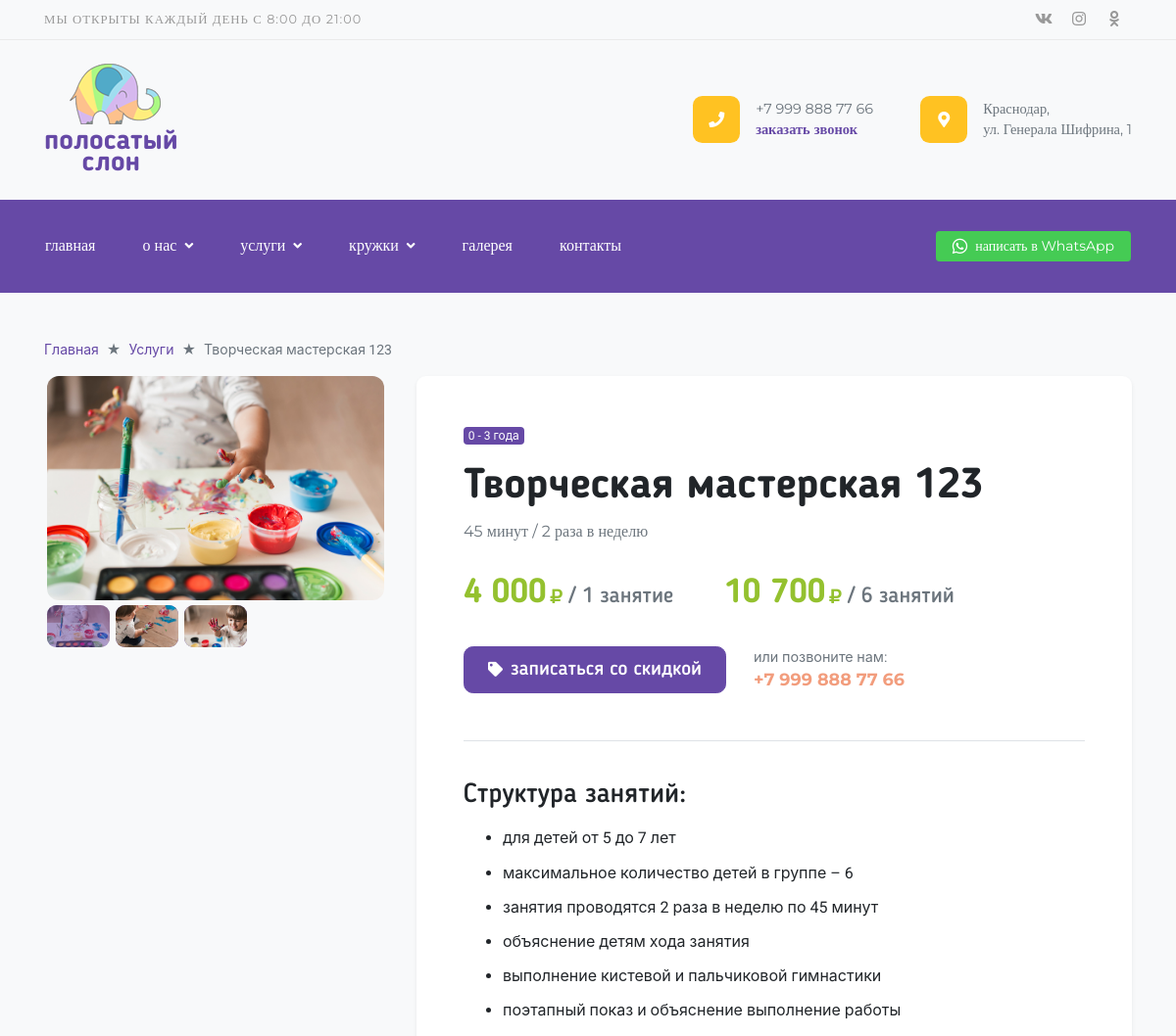
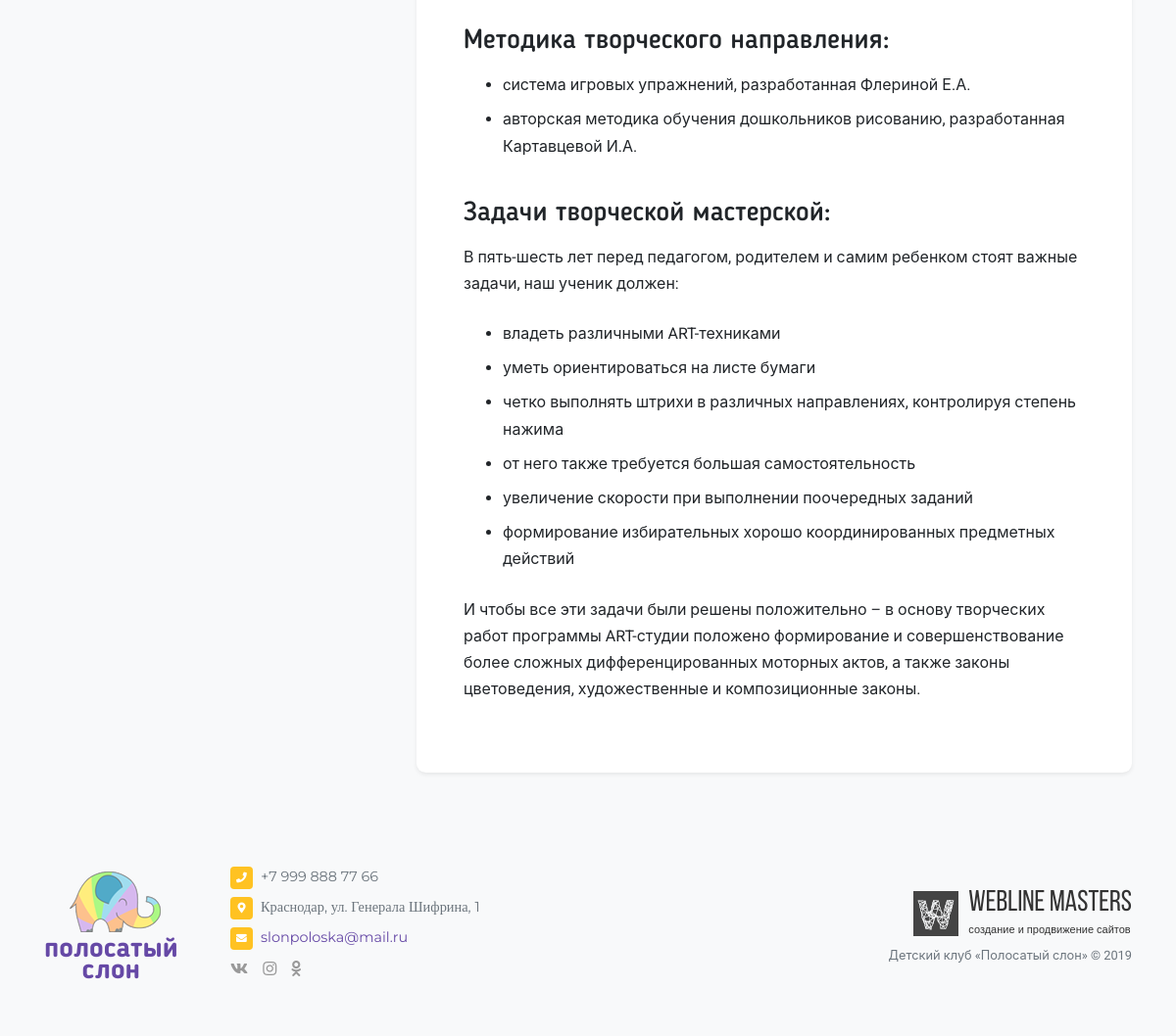
The app's page /services/type/service/tvorcheskaya-masterskaya-123/ with its own data (2 pictures, top to bottom).
### contacts/models.py (models this page shows, shortened)
class Social(models.Model):
    name = models.CharField(max_length=250, verbose_name='Название социальной сети')
    short_name = models.CharField(max_length=250, verbose_name='Короткое название')
    link = models.URLField(max_length=250, verbose_name='Ссылка')
    class Meta:
        verbose_name = 'Социальная сеть'
        verbose_name_plural = 'Социальные сети'

class Phone(models.Model):
    phone = models.CharField(max_length=20, verbose_name='Телефон')
    class Meta:
        verbose_name = 'Телефон'
        verbose_name_plural = 'Телефоны'
    def __str__(self):
        return '%s' % self.phone

class Address(models.Model):
    address = models.CharField(max_length=250, verbose_name='Адрес')
    class Meta:
        verbose_name = 'Адрес'
        verbose_name_plural = 'Адреса'
    def __str__(self):
        return '%s' % self.address

class Email(models.Model):
    email = models.CharField(max_length=20, verbose_name='E-mail')
    class Meta:
        verbose_name = 'E-mail'
        verbose_name_plural = 'E-mails'
    def __str__(self):
        return '%s' % self.email

### services/models.py (models this page shows, shortened)
class Service(SEOOptimizable):
    categories = models.ManyToManyField(Category, related_name='services', verbose_name='Категории')
    specialists = models.ManyToManyField(Specialist, related_name='services', verbose_name='Специалисты')
    title = models.CharField(max_length=250, unique=True, verbose_name='Название')
    slug = models.SlugField(max_length=250, verbose_name='Slug', unique=True)
    schedule = models.CharField(max_length=250, verbose_name='График')
    one_lesson_price = models.PositiveIntegerField(verbose_name='Цена одного занятия')
    some_lesson_nmb = models.PositiveIntegerField(verbose_name='Количество занятий')
    some_lesson_price = models.PositiveIntegerField(verbose_name='Цена нескольких занятий')
    text = HTMLField(verbose_name='Текст')
    is_active = models.BooleanField(default=True, verbose_name='Показывать на сайте')
    my_order = models.PositiveIntegerField(default=0, blank=False, null=False, verbose_name='Сортировка')
    class Meta:
        verbose_name = 'Услуга'
        verbose_name_plural = 'Услуги'
        ordering = ['my_order']

class ImageInService(models.Model):
    service = models.ForeignKey(Service, on_delete=models.CASCADE, verbose_name='Услуга', related_name='images')
    def get_picture_url(self, filename):
        ext = filename.split('.')[-1]
        filename = '%s.%s' % (self.id, ext)
        return 'images/services/%s/%s' % (self.service.id, filename)
    image = models.ImageField(upload_to=get_picture_url, verbose_name='Изображение')
    class Meta:
        verbose_name = 'Изображение'
        verbose_name_plural = 'Изображения'

class Category(SEOOptimizable):
    title1 = models.CharField(max_length=120, verbose_name='Название (первая строка)')
    title2 = models.CharField(max_length=120, verbose_name='Название (вторая строка)', blank=True, null=True)
    slug = models.SlugField(max_length=250, verbose_name='Slug', unique=True)
    color_prefix = models.CharField(max_length=250, verbose_name='Префикс цвета')
    class Meta:
        verbose_name = 'Категория'
        verbose_name_plural = 'Категории'
        unique_together = ('title1', 'title2')
    def title(self):
        return '%s %s' % (self.title1, self.title2)

### services/views.py (the view)
# urls.py: path('type/<service_type>/<service_slug>/', views.ServiceView.as_view(), name='service'),
class ServiceView(View):
    def get(self, request, service_type, service_slug):
        if service_type == 'artclass':
            service = get_object_or_404(Artclass, slug=service_slug)
            service_type_name = 'Кружки'
        elif service_type == 'service':
            service = get_object_or_404(Service, slug=service_slug)
            service_type_name = 'Услуги'
        else:
            return redirect('/')
        context = {
            'service': service,
            'service_type': service_type,
            'service_type_name': service_type_name,
        }
        return render(request, 'services/service.html', context)

### landing/context_processors.py (called while the page is built)
def context_info(request):
    phone = Phone.objects.first()
    messenger = Messenger.objects.first()
    address = Address.objects.first()
    email = Email.objects.first()
    socials = Social.objects.all()
    seo_titles = TitleTag.objects.all()
    callback_form = CallBackForm()
    categories = Category.objects.all()
    context = {
        'phone': phone,
        'address': address,
        'email': email,
        'messenger': messenger,
        'socials': socials,
        'seo_titles': seo_titles,
        'callback_form': callback_form,
        'categories': categories,
    }
    return context

### templates/services/service.html (shortened to what this page needs)
{% extends 'base.html' %}
{% load imagefit %}
{% block content %}
<div class="container pb-4 pb-lg-5">
    <ol class="breadcrumb">
        <li class="breadcrumb-item"><a href="{% url 'index' %}">Главная</a></li>
        <li class="breadcrumb-item"><a href="{% url 'categories' service_type %}">{{ service_type_name }}</a></li>
        <li class="breadcrumb-item active">{{ service.title }}</li>
    </ol>
    <div class="row">
        <div class="col-lg-4">
            <div class="sticky-top slider-container transition mb-md-5 mb-4">
                <div class="slider slider-for">
                    {% for image in service.images.all %}
                        <div>
                            <a href="{{ image.image.url|resize:'big_image' }}" class="zoom-image">
                                <img src="{{ image.image.url|resize:'service_image' }}" class="w-100" alt="...">
                            </a>
                        </div>
                    {% endfor %}
                </div>
                <div class="slider slider-nav">
                    {% for image in service.images.all %}
                        <div class="bg-primary rounded-lg">
                            <img src="{{ image.image.url|resize:'service_mini' }}" class="w-100" alt="...">
                        </div>
                    {% endfor %}
                </div>
            </div>
        </div>
        <div class="col-lg-8">
            <div class="bg-white p-md-5 p-3 shadow-sm rounded-lg">
                {% for item in service.categories.all %}
                    <span class="badge badge-primary">{{ item.title }}</span>
                {% endfor %}
                <h1 class="mt-3 mb-2">{{ service.title }}</h1>
                <p class="text-muted font-2 mb-0">{{ service.schedule }}</p>
                <p class="card-text text-muted h4 font-weight-normal mb-2 d-inline-block mr-5"><span class="number h2 text-success">{{ service.one_lesson_price }}</span><i class="fas fa-ruble-sign fa-xs ml-1 text-success"></i> / 1 занятие</p>
                <p class="card-text text-muted h4 font-weight-normal m-0 d-inline-block"><span class="number h2 text-success">{{ service.some_lesson_price }}</span><i class="fas fa-ruble-sign fa-xs ml-1 text-success"></i> / {{ service.some_lesson_nmb }} занятий</p>
                <a class="btn btn-primary btn-lg px-4 mr-4 font-3 mb-0 mt-4 align-middle w-dynamic" href="#" role="button" data-toggle="modal" data-target="#SignModal"><i class="fas fa-tag fa-xs mr-2 d-none d-sm-inline-block"></i>записаться со скидкой</a>
                <span class="smaller text-muted d-inline-block mt-4 align-middle">или позвоните нам:<br><span class="font-2 h5 text-danger font-weight-bold">{{ phone.phone }}</span></span>
                <div class="border-bottom mt-md-5 mt-4"></div>
                <article>
                    {{ service.text|safe }}
                </article>
            </div>
        </div>
    </div>
</div>
{% endblock content %}

### templates/__header.html (shortened to what this page needs)
{% load static %}
{% load flatpages %}
{% get_flatpages as flatpages %}
<div class="bg-light border-bottom border-gray d-none d-lg-block top-bar">
    <div class="container d-flex justify-content-between align-items-center">
        <span class="small mr-auto text-gray text-uppercase font-2 letter-spacing">
            Мы открыты каждый день с 8:00 до 21:00
        </span>
        {% for social in socials %}
            <a href="{{ social.link }}" target="_blank" class="text-gray py-2  {{ social.short_name }}"><i class="fab fa-{{ social.name }}"></i></a>
        {% endfor %}
    </div>
</div>
<div class="bg-light py-4 d-none d-lg-block top-bar-2">
    <div class="container d-flex justify-content-between align-items-center">
        <div class="position-relative text-center logo mr-auto">
            <img src="{% static 'images/logo.png' %}" class="ml-2 mb-2">
            <a href="{% url 'index' %}" class="stretched-link text-lowercase d-block font-3 font-weight-bolder">полосатый<br>слон</a>
        </div>
        <div class="top-contact d-flex justify-content-between align-items-center mr-5">
            <span class="bg-warning text-center rounded-lg mr-3"><i class="fas fa-phone text-white"></i></span>
            <div>
                <p class="text-muted font-2 smaller m-0">{{ phone }}</p>
                <p class="font-2 smaller font-weight-bold m-0"><a href="#" data-toggle="modal" data-target="#CallBackModal">заказать звонок</a></p>
            </div>
        </div>
        <div class="top-contact d-flex justify-content-between align-items-center">
            <span class="bg-warning text-center rounded-lg mr-3"><i class="fas fa-map-marker-alt text-white"></i></span>
            <div>
                <p class="text-muted font-2 smaller m-0 w-10">{{ address|safe }}</p>
            </div>
        </div>
    </div>
</div>
<nav class="navbar navbar-expand-lg navbar-dark bg-primary sticky-top py-lg-4 mb-lg-5 mb-4 py-1">
    <div class="container px-3">
        <div class="collapse navbar-collapse">
            <ul class="navbar-nav mr-auto">
                <li class="nav-item">
                    <a class="nav-link text-lowercase font-2" href="{% url 'index' %}">главная</a>
                </li>
                <li class="nav-item dropdown">
                    <a class="nav-link text-lowercase dropdown-toggle font-2 {% if '/content-startpoint/' in request.path %}active{% endif %}
                                                                             {% for page in flatpages %} {% if page.url in request.path %}active{% endif %} {% endfor %}" href="{% url 'content_startpoint' %}">
                        о нас<i class="fas fa-angle-down fa-sm ml-2"></i>
                    </a>
                </li>
                <li class="nav-item dropdown">
                    <a class="nav-link text-lowercase dropdown-toggle font-2 {% if '/services/category/service/' in request.path %}active{% endif %}" href="{% url 'categories' service_type='service' %}">
                        услуги<i class="fas fa-angle-down fa-sm ml-2"></i>
                    </a>
                </li>
                <li class="nav-item dropdown">
                    <a class="nav-link text-lowercase dropdown-toggle font-2  {% if '/services/category/artclass/' in request.path %}active{% endif %}" href="{% url 'categories' service_type='artclass' %}">
                        кружки<i class="fas fa-angle-down fa-sm ml-2"></i>
                    </a>
                </li>
                <li class="nav-item">
                    <a class="nav-link text-lowercase font-2  {% if '/gallery/' in request.path %}active{% endif %}" href="{% url 'gallery' %}">галерея</a>
                </li>
                <li class="nav-item">
                    <a class="nav-link text-lowercase font-2  {% if '/contacts/' in request.path %}active{% endif %}" href="{% url 'contacts' %}">контакты</a>
                </li>
            </ul>
            <span class="navbar-text">
                <a href="https://wa.me/{{ messenger.number }}?text={{ messenger.text }}" target="_blank" class="btn btn-secondary btn-sm text-white font-2 small"><i class="fab fa-whatsapp align-middle mr-2" style="color: #fff; font-size: 1.1rem;"></i><span class="d-none d-xl-inline">написать в </span>WhatsApp</a>
            </span>
        </div>
    </div>
</nav>

### templates/__footer.html
{% load static %}
<footer class="footer bg-light py-4 py-lg-5">
    <div class="container">
        <div class="row d-flex align-items-center">
            <div class="col-lg-2">
                <div class="position-relative d-lg-inline-block d-none text-center logo">
                    <img src="{% static 'images/logo.png' %}" class="ml-2 mb-2">
                    <a href="{% url 'index' %}" class="stretched-link text-lowercase d-block font-3 font-weight-bolder">полосатый<br>слон</a>
                </div>
            </div>
            <div class="col-xl-7 col-lg-6 col-md-6">
                <ul class="list-unstyled">
                    <li class="smaller d-flex justify-content-start align-items-start">
                        <i class="fas fa-phone fa-xs fcm mr-2"></i>
                        <p class="m-0 font-2 text-muted">{{ phone }}</p>
                    </li>
                    <li class="smaller d-flex justify-content-start align-items-start">
                        <i class="fas fa-map-marker-alt fa-xs fcm mr-2"></i>
                        <p class="m-0 font-2 text-muted">{{ address|striptags }}</p>
                    </li>
                    <li class="smaller d-flex justify-content-start align-items-start">
                        <i class="fas fa-envelope fa-xs fcm mr-2"></i>
                        <p class="m-0 font-2 text-muted"><a href="mailto:{{ email }}">{{ email }}</a></p>
                    </li>
                    <li>
                        {% for social in socials %}
                            <a href="{{ social.link }}" target="_blank" class="text-gray {{ social.short_name }}"><i class="fab fa-{{ social.name }}"></i></a>
                        {% endfor %}
                    </li>
                </ul>
            </div>
            <div class="col-xl-3 col-lg-4 col-md-6">
                <a class="devlogo mb-1 mt-4 mt-md-0 ml-md-auto" href="http://wlms.info" target="_blank">
                    <img src="{% static 'images/devlogo.png' %}" alt="...">
                    <div class="devlogo-text">
                        <span>Webline Masters</span>
                        <span>создание и продвижение сайтов</span>
                    </div>
                </a>
                <p class="m-0 text-muted small text-md-right">Детский клуб «Полосатый слон» © 2019</p>
            </div>
        </div>
    </div>
</footer>

### dev_static/css/style.css (style rules this page uses)
html { position: relative; min-height: 100%; }
body { overflow-x: hidden; }
.footer { position: absolute; bottom: 0; width: 100%; }
.devlogo { display: table; }
.devlogo img, .devlogo-text { display: table-cell; vertical-align: top; }
.devlogo span { display: block; margin-left: 10px; font-family: "BebasNeueRegular", sans-serif; font-size: 30px; line-height: 26px; color: #333; -webkit-transition: all .1s ease-in-out; transition: all .1s ease-in-out; }
.devlogo span:last-child { font-size: 11px; font-family: "Arial", sans-serif; }
.dropdown-toggle > i { -webkit-transition: -webkit-transform .2s ease-in-out; transition: -webkit-transform .2s ease-in-out; transition: transform .2s ease-in-out; transition: transform .2s ease-in-out, -webkit-transform .2s ease-in-out; }
article { line-height: 1.7rem; }
article h2, article h3, article h4, article h5 { font-weight: normal; }
article ol, article dl, article ul { margin-bottom: 1.5rem; }
article ol li, article dl li, article ul li { margin-bottom: .5rem; }
.zoom-image { display: block; position: relative; margin-bottom: 30px; overflow: hidden; }
.zoom-image:after { content: ''; position: absolute; top: 0; left: 0; bottom: 0; right: 0; background-image: url(../images/zoom-in.png); background-repeat: no-repeat; background-position: center; opacity: 0; -webkit-transition: opacity .1s ease-in-out; transition: opacity .1s ease-in-out; }
.vk, .inst, .odn { width: 36px; text-align: center; }
.logo a { font-size: 28px; line-height: 1.4rem; -webkit-transition: color .1s ease-in-out; transition: color .1s ease-in-out; }
.top-contact span { width: 48px; height: 48px; }
.top-contact span i { line-height: 48px; }
.slider-container { z-index: 0 !important; }

### records on screen
Phone: phone "+7 999 888 77 66"
Address: address "Краснодар, ул. Генерала Шифрина, 1"
Service: title "Творческая мастерская 123", schedule "45 минут / 2 раза в неделю", one_lesson_price "4 000", some_lesson_price "10 700", some_lesson_nmb "6", text "Структура занятий: для детей от 5 до 7 лет максимальное количество детей в группе – 6 занятия проводятся 2 раза в неделю по 45 минут объяснение детям хода занятия выполнение кистевой и пальчиковой гимнастики поэтапный показ и объяснение выполнение работы Методика творческого направления: cистема игровых упражнений, разработанная Флериной Е.А. авторская методика обучения дошкольников рисованию, разработанная Картавцевой И.А. Задачи творческой мастерской: В пять-шесть лет перед педагогом, родителем и самим ребенком стоят важные задачи, наш ученик должен: владеть различными ART-техниками уметь ориентироваться на листе бумаги четко выполнять штрихи в различных направлениях, контролируя степень…"
ImageInService: image|resize (placeholder picture)
ImageInService: image|resize (picture)
ImageInService: image|resize (picture)
Category: title "0 - 3 года"
Email: email "slonpoloska@mail.ru"

### other values on screen
{{ service_type_name }} "Услуги"
